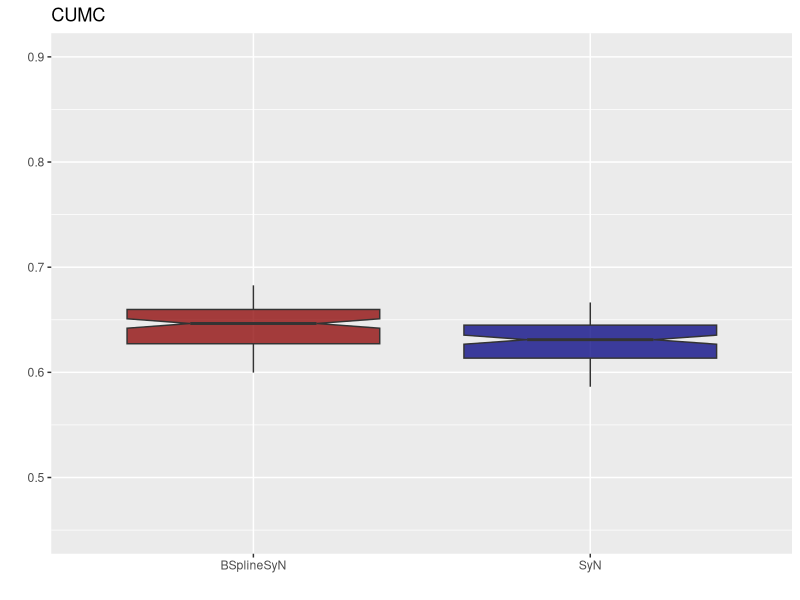
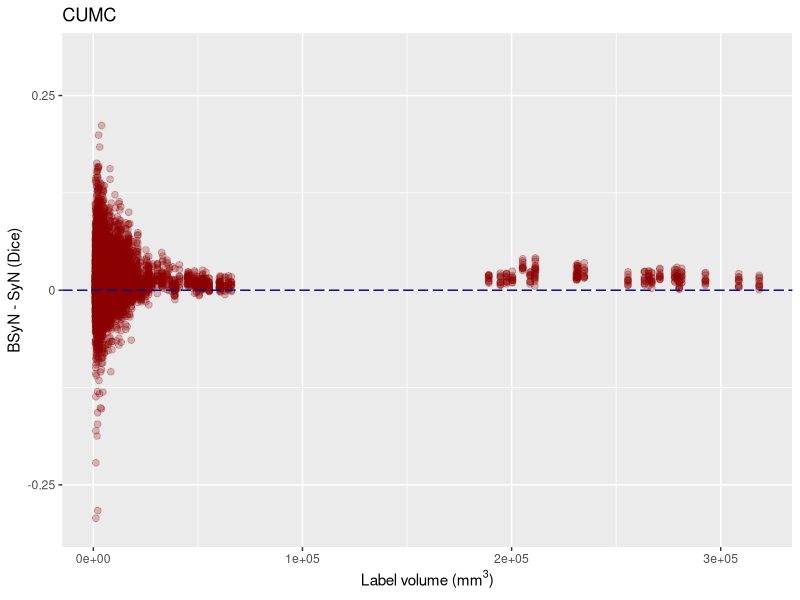
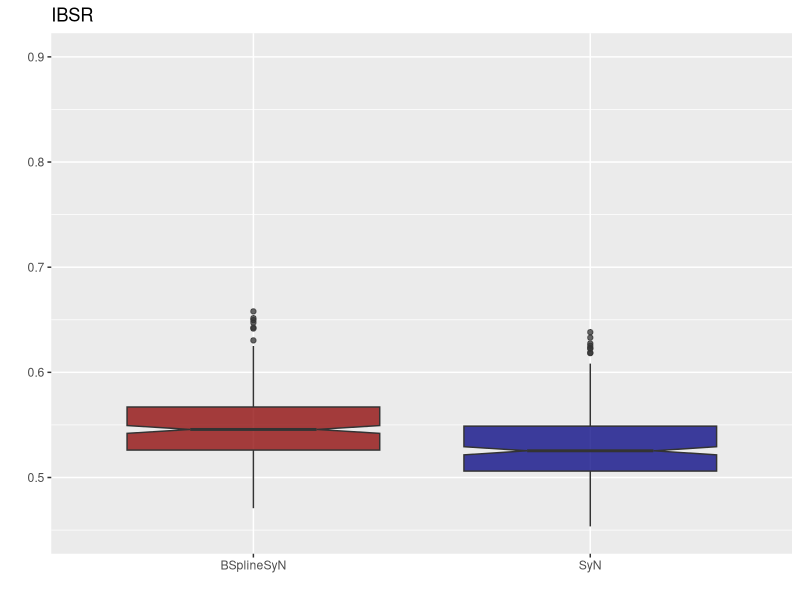
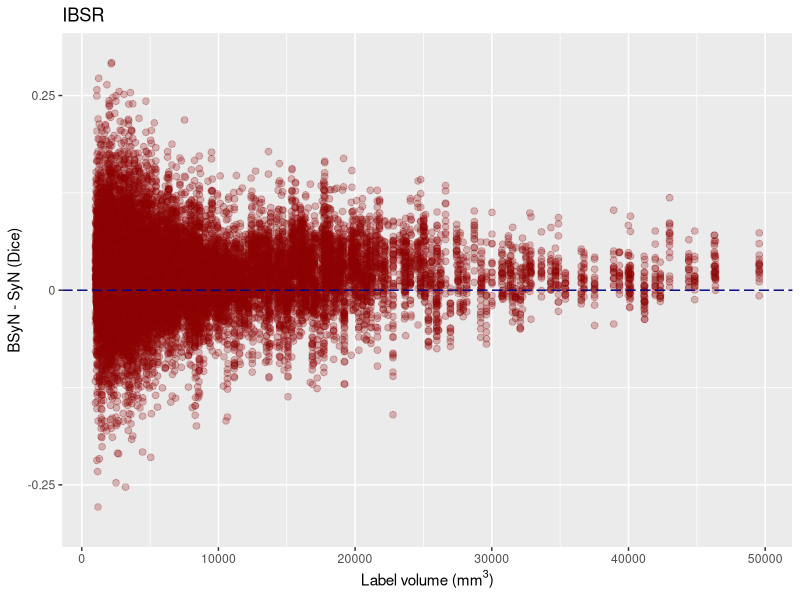
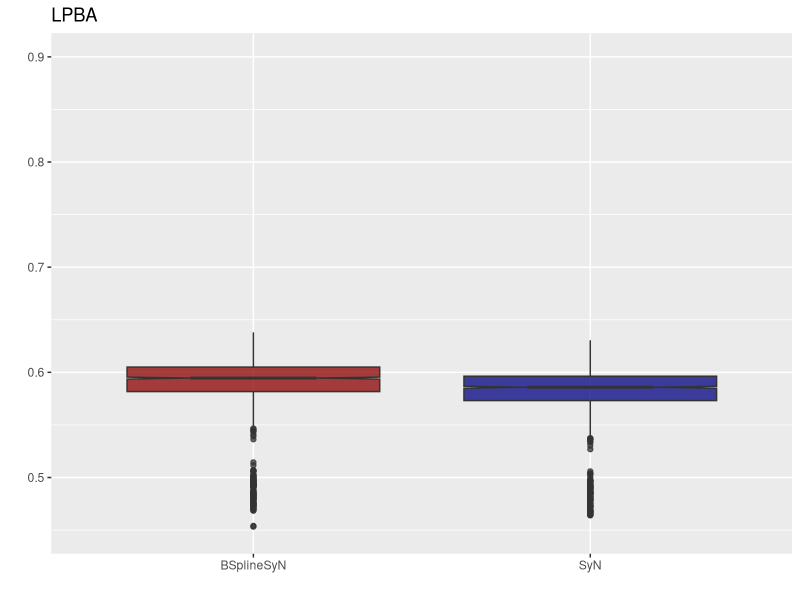
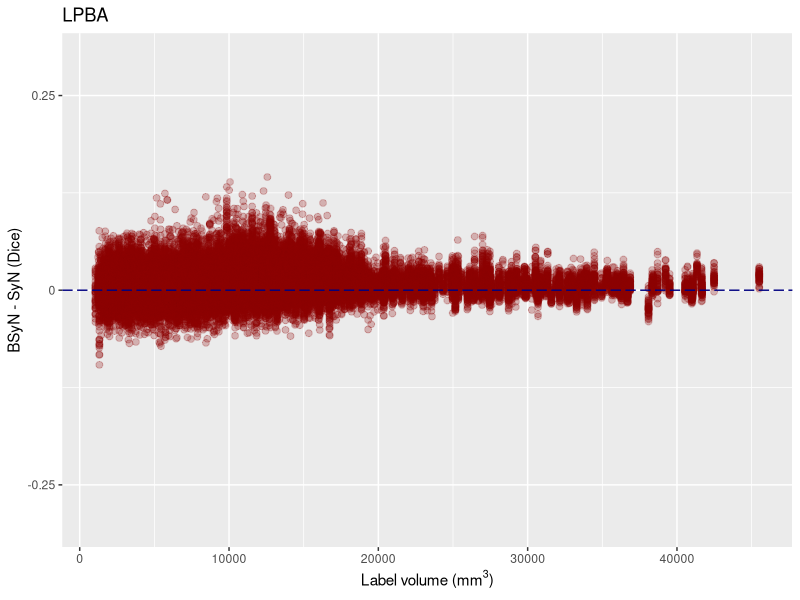
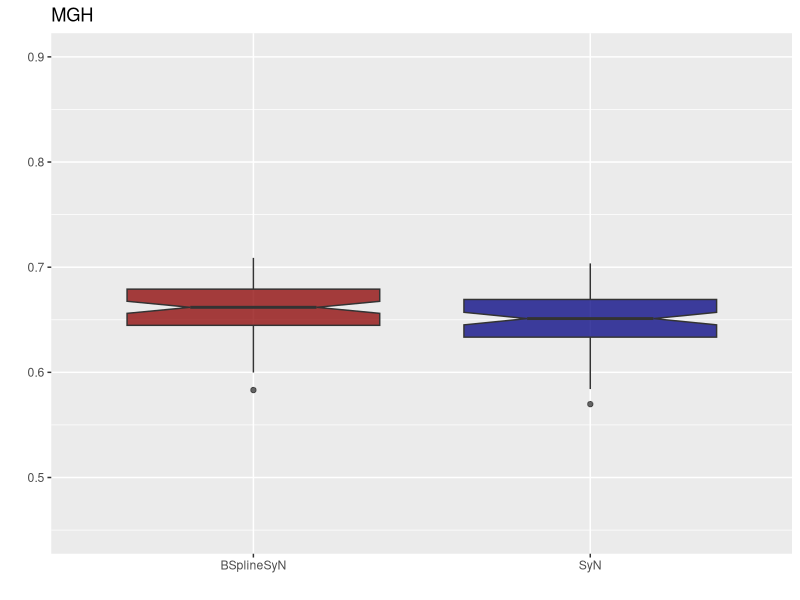
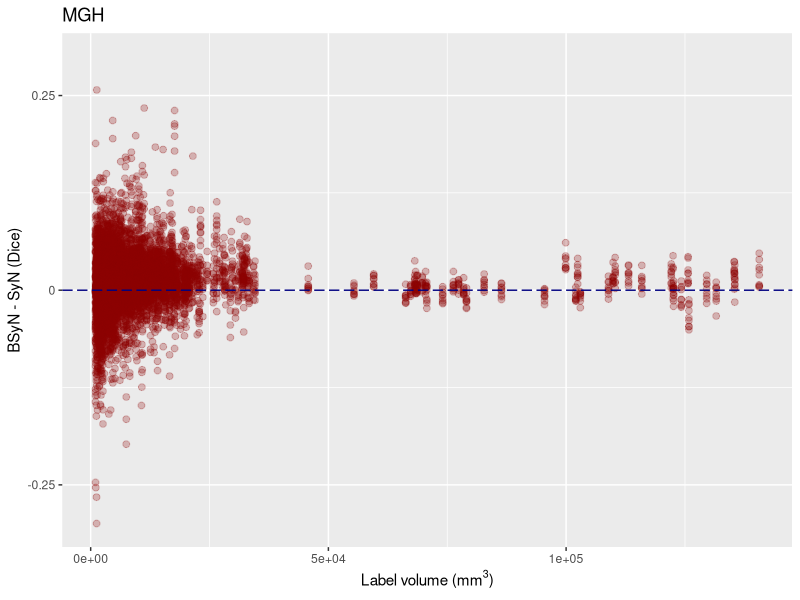

The R source for these figures, in order:
library( ggplot2 )
library( reshape )

stats <- list()
volumes <- list()



cohortNames <- c( 'CUMC', 'IBSR', 'LPBA', 'MGH', 'MAL' )

# stats[[1]] <- read.csv( "./overlapMeasuresCUMCTemplateMALF.csv" )
# volumes[[1]] <- read.csv( "./labelVolumesCUMCTemplateMALF.csv" )
# stats[[2]] <- read.csv( "./overlapMeasuresIBSRTemplateMALF.csv" )
# volumes[[2]] <- read.csv( "./labelVolumesIBSRTemplateMALF.csv" )
# stats[[3]] <- read.csv( "./overlapMeasuresLPBATemplateMALF.csv" )
# volumes[[3]] <- read.csv( "./labelVolumesLPBATemplateMALF.csv" )
# stats[[4]] <- read.csv( "./overlapMeasuresMGHTemplateMALF.csv" )
# volumes[[4]] <- read.csv( "./labelVolumesMGHTemplateMALF.csv" )
# stats[[5]] <- read.csv( "./overlapMeasuresMALTemplateMALF.csv" )
# volumes[[5]] <- read.csv( "./labelVolumesMALTemplateMALF.csv" )

stats[[1]] <- read.csv( "./overlapMeasuresCUMCTemplate.csv" )
volumes[[1]] <- read.csv( "./labelVolumesCUMCTemplate.csv" )
stats[[2]] <- read.csv( "./overlapMeasuresIBSRTemplate.csv" )
volumes[[2]] <- read.csv( "./labelVolumesIBSRTemplate.csv" )
stats[[3]] <- read.csv( "./overlapMeasuresLPBATemplate.csv" )
volumes[[3]] <- read.csv( "./labelVolumesLPBATemplate.csv" )
stats[[4]] <- read.csv( "./overlapMeasuresMGHTemplate.csv" )
volumes[[4]] <- read.csv( "./labelVolumesMGHTemplate.csv" )
stats[[5]] <- read.csv( "./overlapMeasuresMALTemplate.csv" )
volumes[[5]] <- read.csv( "./labelVolumesMALTemplate.csv" )


#
# Render box plots (syn vs. bsyn) for each of the 5 cohorts
#

for( i in 1:length( cohortNames ) )
  {
  diceSyN <- stats[[i]]$AllLabels[stats[[i]]$Regularization == 'syn']
  diceBSplineSyN <- stats[[i]]$AllLabels[stats[[i]]$Regularization == 'bsyn']

  plotLabels <- c( rep.int( "SyN", length( diceSyN ) ), rep.int( "BSplineSyN", length( diceBSplineSyN ) ) )

  plotData <- data.frame( Type = plotLabels, Dice = c( diceSyN, diceBSplineSyN ) )

  myPlot <- ggplot( plotData,  aes( x = factor( Type ), y = Dice ) ) +
            geom_boxplot( aes( fill = Type ), alpha = 0.75, notch = TRUE ) +
  										scale_fill_manual( name = "", values = c( "darkred", "navyblue" ), labels = c( "BSplineSyN", "SyN" ) ) +
												scale_y_continuous( "", breaks = seq( 0.5, 0.9, by = 0.1 ), labels = seq( 0.5, 0.9, by = 0.1 ), limits = c( 0.45, 0.9 ) ) +
            ggtitle( cohortNames[i] ) +
            scale_x_discrete( "" ) +
  								theme( legend.position = "none" )

  ggsave( filename = paste0( "synComparison", cohortNames[i], ".pdf" ), plot = myPlot, width = 4, height = 5, units = 'in' )
#   ggsave( filename = paste0( "synComparison", cohortNames[i], "MALF.pdf" ), plot = myPlot, width = 4, height = 5, units = 'in' )

  ##############

  synDifference <- melt( stats[[i]][stats[[i]]$Regularization == 'bsyn',4:ncol(stats[[i]])] -
                         stats[[i]][stats[[i]]$Regularization == 'syn',4:ncol(stats[[i]])] )
  labelVolumes <- melt( volumes[[i]][,2:ncol( volumes[[i]] )] )

  synDifference <- synDifference[labelVolumes$value > 1000,]
  labelVolumes <- labelVolumes[labelVolumes$value > 1000,]

  plot2Data <- data.frame( Volumes = labelVolumes$value, Difference = synDifference$value );

  myPlot2 <- ggplot( plot2Data, aes( x = Volumes, y = Difference ) ) +
															geom_point( colour = "darkred", size = 2, alpha = 0.25 ) +
															geom_hline( yintercept = 0, colour="navyblue", linetype = "longdash" ) +
															scale_x_continuous( expression( paste( "Label volume (mm"^"3", ")" ) ) ) +
															scale_y_continuous( "BSyN - SyN (Dice)", breaks = seq( -0.25, 0.25, by = 0.25 ), labels = seq( -0.25, 0.25, by = 0.25 ), limits = c( -0.3, 0.3 ) ) +
               ggtitle( cohortNames[i] ) +
															theme( legend.position = "none" )

  ggsave( filename = paste0( "versus", cohortNames[i], ".pdf" ), plot = myPlot2, width = 6, height = 5, units = 'in' )
#   ggsave( filename = paste0( "versus", cohortNames[i], "MALF.pdf" ), plot = myPlot2, width = 6, height = 5, units = 'in' )
  }
